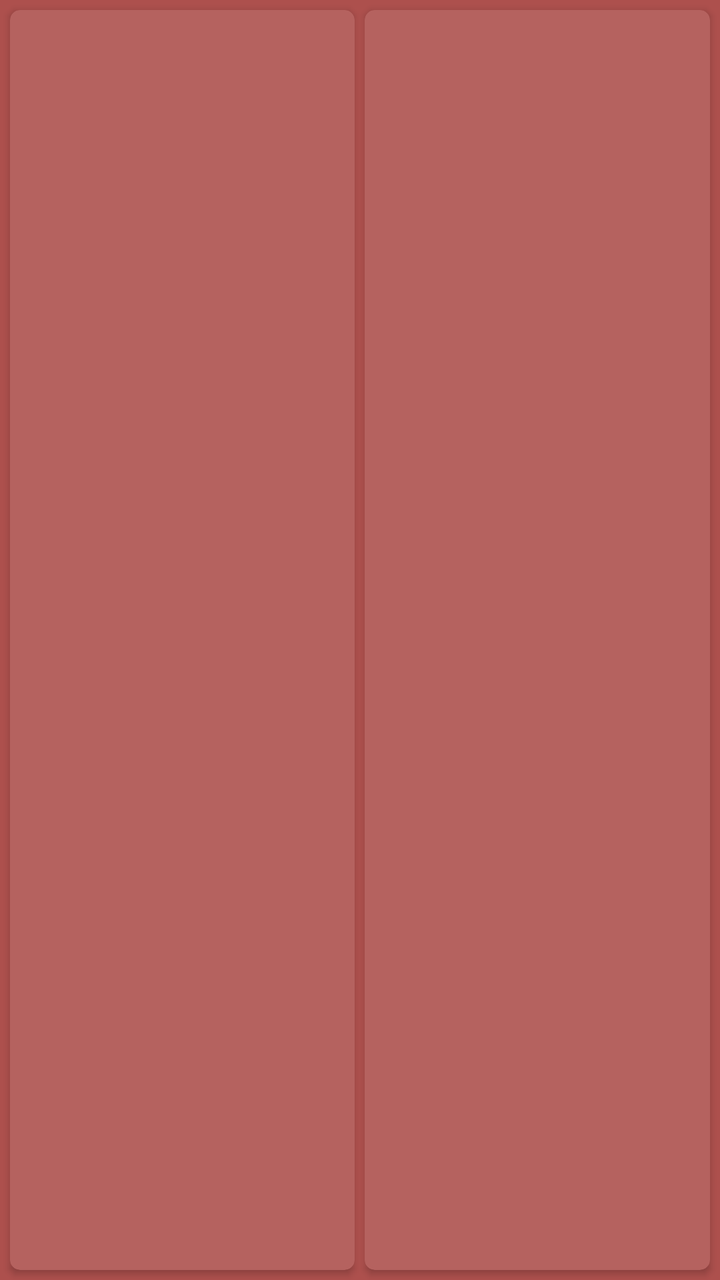
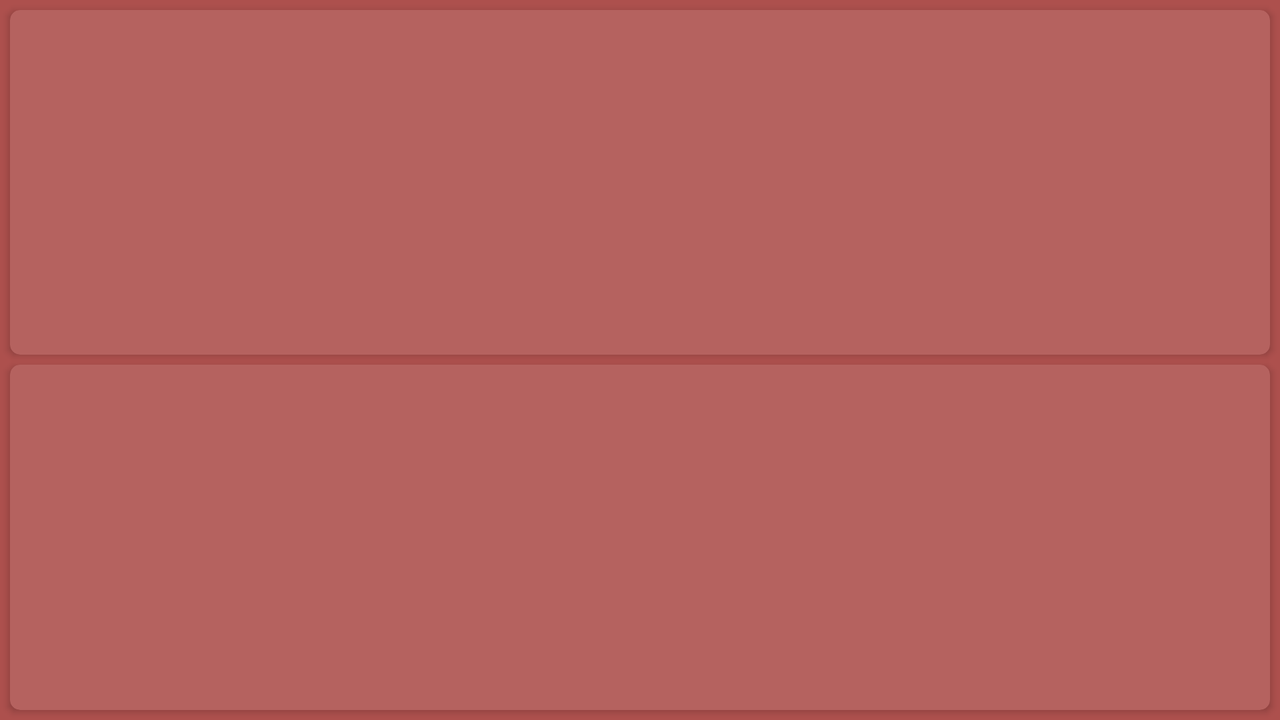

The same Android screen from two of the app's own layout files: first res/layout/ as a phone draws it, then the repository's variant for another configuration, drawn on a device whose configuration selects that folder. Both files follow.
<!-- AndroidManifest.xml: application theme Theme.Workodoro -->
<!-- res/layout/fragment2.xml -->
<?xml version="1.0" encoding="utf-8"?>
<androidx.constraintlayout.widget.ConstraintLayout
    xmlns:android="http://schemas.android.com/apk/res/android"
    xmlns:app="http://schemas.android.com/apk/res-auto"
    xmlns:tools="http://schemas.android.com/tools"
    android:id="@+id/ip"
    android:layout_width="match_parent"
    android:layout_height="match_parent"
    android:background="@color/red_background"
    android:orientation="horizontal">

    <TextView
        android:id="@+id/textView"
        android:layout_width="wrap_content"
        android:layout_height="wrap_content"
        android:layout_marginTop="76dp"
        android:text=""
        android:textSize="34dp"
        app:layout_constraintEnd_toEndOf="parent"
        app:layout_constraintHorizontal_bias="0.496"
        app:layout_constraintStart_toStartOf="parent"
        app:layout_constraintTop_toTopOf="parent" />

    <LinearLayout
        android:layout_width="match_parent"
        android:layout_height="match_parent"
        android:orientation="horizontal">

        <androidx.cardview.widget.CardView
            android:id="@+id/taskCard"
            android:layout_width="0dp"
            android:layout_height="match_parent"
            android:layout_weight="1"
            android:layout_marginTop="5dp"
            android:layout_marginBottom="5dp"
            android:layout_marginLeft="5dp"
            android:layout_marginRight="5dp"
            app:cardCornerRadius="5dp"
            app:cardBackgroundColor="@color/red_accent_background"

            />

        <androidx.cardview.widget.CardView
            android:id="@+id/restAPICard"
            android:layout_width="0dp"
            android:layout_height="match_parent"
            android:layout_weight="1"
            android:layout_marginTop="5dp"
            android:layout_marginBottom="5dp"
            android:layout_marginLeft="0dp"
            android:layout_marginRight="5dp"
            app:cardCornerRadius="5dp"
            app:cardBackgroundColor="@color/red_accent_background"
            />

    </LinearLayout>



</androidx.constraintlayout.widget.ConstraintLayout>
<!-- resources referenced by this layout -->
<resources>
  <color name="red_accent_background">#B5625F</color>
  <color name="red_background">#AD504D</color>
  <style name="Theme.Workodoro" parent="Theme.AppCompat.Light.NoActionBar">
          
          <item name="colorPrimary">@color/purple_500</item>
          <item name="colorPrimaryVariant">@color/purple_700</item>
          <item name="colorOnPrimary">@color/white</item>
          
          <item name="colorSecondary">@color/teal_200</item>
          <item name="colorSecondaryVariant">@color/teal_700</item>
          <item name="colorOnSecondary">@color/black</item>
          
          <item name="android:statusBarColor">?attr/colorPrimaryVariant</item>
          
      </style>
  <color name="purple_500">#FF6200EE</color>
  <color name="purple_700">#FF3700B3</color>
  <color name="white">#FFFFFFFF</color>
  <color name="teal_200">#FF03DAC5</color>
  <color name="teal_700">#FF018786</color>
  <color name="black">#FF000000</color>
</resources>
<!-- res/layout-land/fragment2.xml (the repository's variant of the layout above) -->
<!-- drawn on the phone turned sideways -->
<?xml version="1.0" encoding="utf-8"?>
<androidx.constraintlayout.widget.ConstraintLayout xmlns:android="http://schemas.android.com/apk/res/android"
    xmlns:app="http://schemas.android.com/apk/res-auto"
    xmlns:tools="http://schemas.android.com/tools"
    android:layout_width="match_parent"
    android:layout_height="match_parent"
    android:id="@+id/ip"
    android:background="@color/red_background">

    <TextView
        android:id="@+id/textView"
        android:layout_width="wrap_content"
        android:layout_height="wrap_content"
        android:layout_marginTop="76dp"
        android:text=""
        android:textSize="34dp"
        app:layout_constraintEnd_toEndOf="parent"
        app:layout_constraintHorizontal_bias="0.496"
        app:layout_constraintStart_toStartOf="parent"
        app:layout_constraintTop_toTopOf="parent" />

    <LinearLayout
        android:layout_width="match_parent"
        android:layout_height="match_parent"
        android:orientation="vertical">

        <androidx.cardview.widget.CardView
            android:id="@+id/taskCard"
            android:layout_width="match_parent"
            android:layout_height="0dp"
            android:layout_weight="1"
            android:layout_marginTop="5dp"
            android:layout_marginBottom="5dp"
            android:layout_marginLeft="5dp"
            android:layout_marginRight="5dp"
            app:cardCornerRadius="5dp"
            app:cardBackgroundColor="@color/red_accent_background"

            />

        <androidx.cardview.widget.CardView
            android:id="@+id/restAPICard"
            android:layout_width="match_parent"
            android:layout_height="0dp"
            android:layout_weight="1"
            android:layout_marginTop="0dp"
            android:layout_marginBottom="5dp"
            android:layout_marginLeft="5dp"
            android:layout_marginRight="5dp"
            app:cardCornerRadius="5dp"
            app:cardBackgroundColor="@color/red_accent_background"
            />

    </LinearLayout>


</androidx.constraintlayout.widget.ConstraintLayout>
